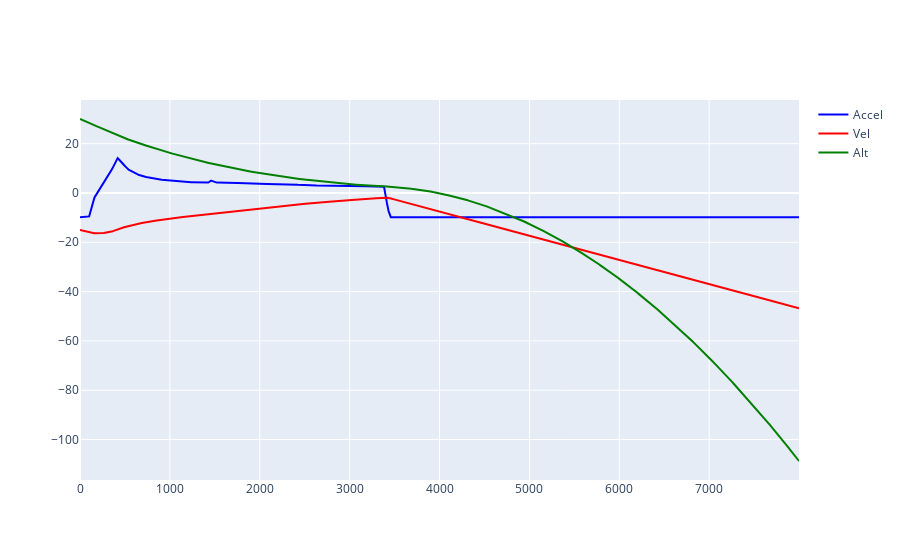

Source (notebook cell):
### Code cell
import plotly.graph_objects as go
import pandas as pd
import numpy as np
import time

df = pd.read_csv('data/flight.csv')
fig = go.FigureWidget()
#fig.add_trace(go.Scatter(x=df['ms'], y=df['0_ang_pos'], name='Ang Position', line=dict(color='firebrick', width=2)))
#fig.add_trace(go.Scatter(x=df['ms'], y=df['0_output'], name = 'TVC Angle', line=dict(color='royalblue', width=2)))
#fig.add_trace(go.Scatter(x=df['ms'], y=df['0_p'], name = 'P', line=dict(color='red', width=2)))
#fig.add_trace(go.Scatter(x=df['ms'], y=df['0_i'], name = 'I', line=dict(color='green', width=2)))
#fig.add_trace(go.Scatter(x=df['ms'], y=df['0_d'], name = 'D', line=dict(color='blue', width=2)))
fig.add_trace(go.Scatter(x=df['ms'], y=df['2_lin_accel'], name = 'Accel', line=dict(color='blue', width=2)))
fig.add_trace(go.Scatter(x=df['ms'], y=df['2_lin_vel'], name = 'Vel', line=dict(color='red', width=2)))
fig.add_trace(go.Scatter(x=df['ms'], y=df['2_lin_pos'], name = 'Alt', line=dict(color='green', width=2)))
fig.show()

max(df['2_lin_vel'])

### Figure 1 — Plotly figure (JSON) as saved in the notebook; plotly's stock layout.template omitted (floating-point values rounded to 4 significant figures; data arrays with more than 128 entries replaced by an {"elided": "..."} marker saying what was removed)
{"data": [{"line": {"color": "blue", "width": 2}, "name": "Accel", "type": "scatter", "uid": "0bc9740a-8683-4a79-8bed-edf9f23d73b1", "x": {"elided": "8000 int values"}, "y": {"elided": "8000 float values"}}, {"line": {"color": "red", "width": 2}, "name": "Vel", "type": "scatter", "uid": "8e00c232-c3be-40e1-9678-33511092d8bf", "x": {"elided": "8000 int values"}, "y": {"elided": "8000 float values"}}, {"line": {"color": "green", "width": 2}, "name": "Alt", "type": "scatter", "uid": "496046a9-7905-40a2-bb73-3a5d0100cfa5", "x": {"elided": "8000 int values"}, "y": {"elided": "8000 float values"}}], "layout": {}}
